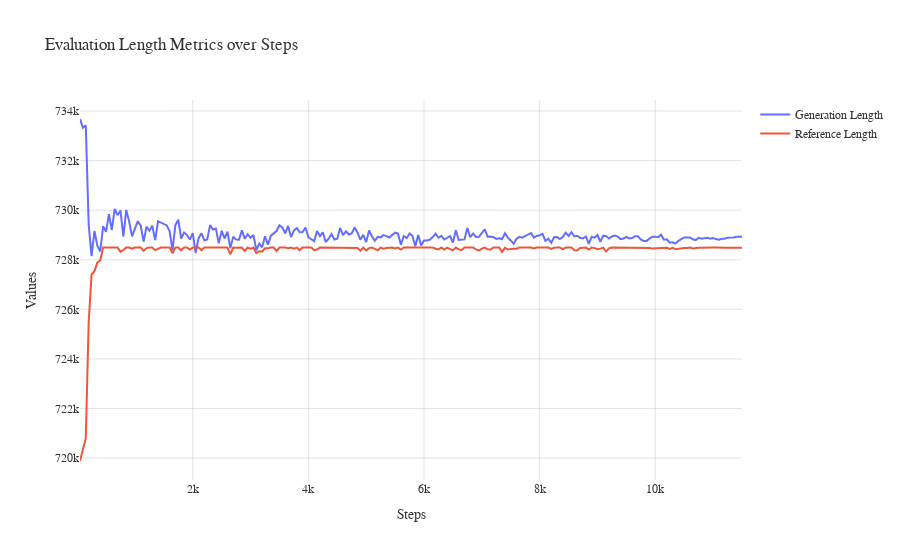

Notebook code cell kept with this figure:
### Markdown cell above
### Length Metrics

### Code cell
import plotly.graph_objects as go

# Create a new figure for the evaluation metrics
fig_length_metrics = go.Figure()

# # Plot eval/length_ratio_value
# if 'eval/length_ratio_value' in training_df.columns:
#     fig_length_metrics.add_trace(go.Scatter(
#         x=training_df['eval/length_ratio_step'],
#         y=500000 + training_df['eval/length_ratio_value'],
#         mode='lines+markers',
#         name='Length Ratio'
#     ))

# Plot eval/translation_length_value
if 'eval/translation_length_value' in training_df.columns:
    fig_length_metrics.add_trace(go.Scatter(
        x=training_df['eval/translation_length_step'],
        y=training_df['eval/translation_length_value'],
        mode='lines',
        name='Generation Length'
    ))

# Plot eval/reference_length_value
if 'eval/reference_length_value' in training_df.columns:
    fig_length_metrics.add_trace(go.Scatter(
        x=training_df['eval/reference_length_step'],
        y=training_df['eval/reference_length_value'],
        mode='lines',
        name='Reference Length'
    ))

fig_length_metrics.update_layout(layout)
# Update layout
fig_length_metrics.update_layout(
    title='Evaluation Length Metrics over Steps',
    xaxis_title='Steps',
    yaxis_title='Values',
)

# Show plot
fig_length_metrics.show()
# fig_length_metrics.write_image("plotly/final_training/length_metrics_800_400_5.png", width=800, height=400, scale=5)

### Figure 1 — Plotly figure (JSON) as saved in the notebook; plotly's stock layout.template omitted (floating-point values rounded to 4 significant figures; data arrays with more than 128 entries replaced by an {"elided": "..."} marker saying what was removed)
{"data": [{"mode": "lines", "name": "Generation Length", "type": "scatter", "x": {"elided": "461 int values"}, "y": {"elided": "461 int values"}}, {"mode": "lines", "name": "Reference Length", "type": "scatter", "x": {"elided": "461 int values"}, "y": {"elided": "461 int values"}}], "layout": {"font": {"color": "#333333", "family": "Arial, sans-serif", "size": 12}, "legend": {"font": {"color": "#333333", "size": 12}}, "paper_bgcolor": "rgb(255, 255, 255)", "plot_bgcolor": "rgb(255, 255, 255)", "title": {"text": "Evaluation Length Metrics over Steps"}, "xaxis": {"gridcolor": "rgba(200, 200, 200, 0.5)", "showgrid": true, "tickfont": {"color": "#333333", "size": 12}, "title": {"text": "Steps"}, "zeroline": false}, "yaxis": {"gridcolor": "rgba(200, 200, 200, 0.5)", "showgrid": true, "tickfont": {"color": "#333333", "size": 12}, "title": {"text": "Values"}, "zeroline": false}}}
